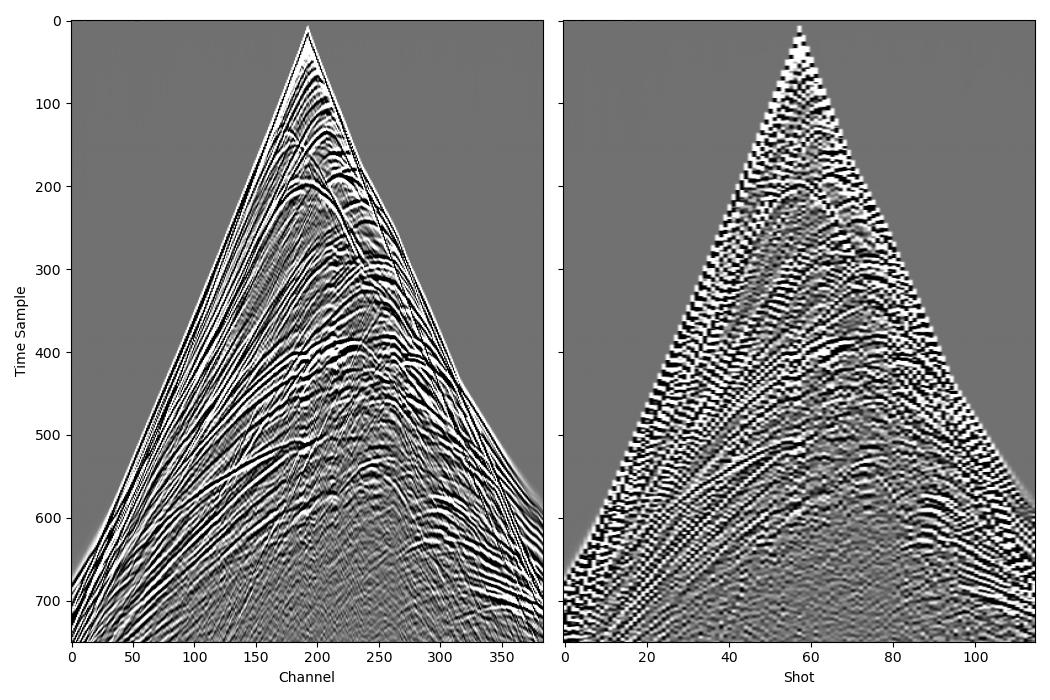

Recreate this plot in Python.
"""Demonstrates forward modelling using Deepwave.

This script demonstrates forward modelling using Deepwave with the
Marmousi velocity model. It loads the Marmousi Vp model, sets up source
and receiver locations, propagates seismic waves, and generates synthetic
receiver data. Results are then plotted and saved to a file.
"""

import matplotlib.pyplot as plt
import torch

import deepwave
from deepwave import scalar

device = torch.device("cuda" if torch.cuda.is_available() else "cpu")
ny = 2301
nx = 751
dx = 4.0
v = (
    torch.from_file("vp.bin", size=ny * nx)
    .reshape(ny, nx)
    .to(device)
)

n_shots = 115

n_sources_per_shot = 1
d_source = 20  # 20 * 4m = 80m
first_source = 10  # 10 * 4m = 40m
source_depth = 2  # 2 * 4m = 8m

n_receivers_per_shot = 384
d_receiver = 6  # 6 * 4m = 24m
first_receiver = 0  # 0 * 4m = 0m
receiver_depth = 2  # 2 * 4m = 8m

freq = 25
nt = 750
dt = 0.004
peak_time = 1.5 / freq

# source_locations
source_locations = torch.zeros(
    n_shots,
    n_sources_per_shot,
    2,
    dtype=torch.long,
    device=device,
)
source_locations[..., 1] = source_depth
source_locations[:, 0, 0] = torch.arange(n_shots) * d_source + first_source

# receiver_locations
receiver_locations = torch.zeros(
    n_shots,
    n_receivers_per_shot,
    2,
    dtype=torch.long,
    device=device,
)
receiver_locations[..., 1] = receiver_depth
receiver_locations[:, :, 0] = (
    torch.arange(n_receivers_per_shot) * d_receiver + first_receiver
).repeat(n_shots, 1)

# source_amplitudes
source_amplitudes = (
    deepwave.wavelets.ricker(freq, nt, dt, peak_time)
    .repeat(n_shots, n_sources_per_shot, 1)
    .to(device)
)

# Propagate
out = scalar(
    v,
    dx,
    dt,
    source_amplitudes=source_amplitudes,
    source_locations=source_locations,
    receiver_locations=receiver_locations,
    accuracy=8,
    pml_freq=freq,
)

# Plot
receiver_amplitudes = out[-1]
vmin, vmax = torch.quantile(
    receiver_amplitudes[0],
    torch.tensor([0.05, 0.95]).to(device),
)
_, ax = plt.subplots(1, 2, figsize=(10.5, 7), sharey=True)
ax[0].imshow(
    receiver_amplitudes[57].cpu().T,
    aspect="auto",
    cmap="gray",
    vmin=vmin,
    vmax=vmax,
)
ax[1].imshow(
    receiver_amplitudes[:, 192].cpu().T,
    aspect="auto",
    cmap="gray",
    vmin=vmin,
    vmax=vmax,
)
ax[0].set_xlabel("Channel")
ax[0].set_ylabel("Time Sample")
ax[1].set_xlabel("Shot")
plt.tight_layout()
plt.savefig("example_forward_model.jpg")

receiver_amplitudes.cpu().numpy().tofile("marmousi_data.bin")
